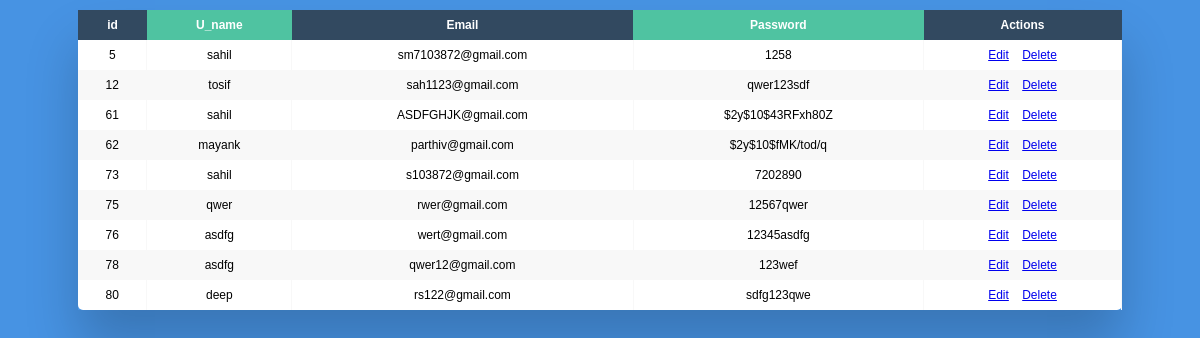
The app's page /read.php with its own data.
### tables this page shows
CREATE TABLE `user` (
  `id` int(11) NOT NULL,
  `U_name` text NOT NULL,
  `Email` varchar(50) NOT NULL,
  `Password` varchar(23) NOT NULL
);

### read.php (the view, shortened to what this page needs)
<?php
include "config.php";
$sql = "SELECT*FROM user";
$result = $conn->query($sql);
?>
<!DOCTYPE html>
<html lang="en">
<head>
</head>
<body>
<div class="table-wrapper">
  <table class="fl-table">
    <thead>
      <tr>
        <th>id</th>
        <th>U_name</th>
        <th>Email</th>
        <th>Password</th>
        <th>Actions</th>
      </tr>
    </thead>
    <tbody>
      <?php
      if ($result->num_rows > 0) {
        while ($row = $result->fetch_assoc()) {
            $en_id = $row['id'];
          ?>
          <tr>
            <td><?php echo $row['id']; ?></td>
            <td><?php echo $row['U_name']; ?></td>
            <td><?php echo $row['Email']; ?></td>
            <td><?php echo $row['Password']; ?></td>
            <td>
              <a href="update.php?id=<?php echo urlencode(base64_encode( $en_id)); ?>">Edit</a>
              <a href="delete.php?id=<?php echo $row['id']; ?>" style="margin-left: 10px;">Delete</a>
            </td>
          </tr>
          <?php
        }
      }
      ?>
    </tbody>
  </table>
</div>
</body>
</html>

### read.php (style rules this page uses)
* { box-sizing: border-box; -webkit-box-sizing: border-box; -moz-box-sizing: border-box; }
body { font-family: Helvetica; -webkit-font-smoothing: antialiased; background: rgba( 71, 147, 227, 1); }
.table-wrapper { margin: 10px 70px 70px; box-shadow: 0px 35px 50px rgba( 0, 0, 0, 0.2 ); }
.fl-table { border-radius: 5px; font-size: 12px; font-weight: normal; border: none; border-collapse: collapse; width: 100%; max-width: 100%; white-space: nowrap; background-color: white; }
.fl-table td, .fl-table th { text-align: center; padding: 8px; }
.fl-table td { border-right: 1px solid #f8f8f8; font-size: 12px; }
.fl-table thead th { color: #ffffff; background: #4FC3A1; }
.fl-table thead th:nth-child(odd) { color: #ffffff; background: #324960; }
.fl-table tr:nth-child(even) { background: #F8F8F8; }

### records on screen
user: id "5", U_name "sahil", Email "sm7103872@gmail.com", Password "1258"
user: id "12", U_name "tosif", Email "sah1123@gmail.com", Password "qwer123sdf"
user: id "61", U_name "sahil", Email "ASDFGHJK@gmail.com", Password "$2y$10$43RFxh80Z"
user: id "62", U_name "mayank", Email "parthiv@gmail.com", Password "$2y$10$fMK/tod/q"
user: id "73", U_name "sahil", Email "s103872@gmail.com", Password "7202890"
user: id "75", U_name "qwer", Email "rwer@gmail.com", Password "12567qwer"
user: id "76", U_name "asdfg", Email "wert@gmail.com", Password "12345asdfg"
user: id "78", U_name "asdfg", Email "qwer12@gmail.com", Password "123wef"
user: id "80", U_name "deep", Email "rs122@gmail.com", Password "sdfg123qwe"
